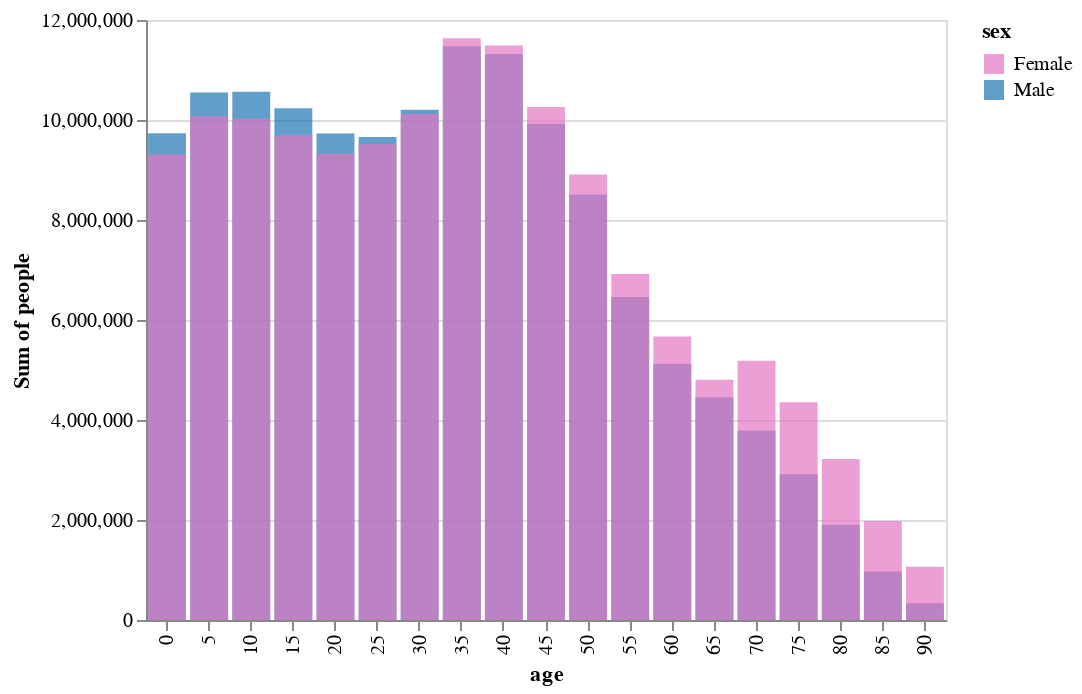

The code cell stored with this chart in its notebook:
### Markdown cell above
Re-using the transform from above:

### Code cell
chart.mark_bar().encode(
    x='age:O',
    y=alt.Y('sum(people):Q', stack=None),
    opacity=alt.value(0.7)
)

### Figure 1 — Vega-Lite specification as saved in the notebook (floating-point values rounded to 4 significant figures; data arrays with more than 128 entries replaced by an {"elided": "..."} marker saying what was removed)
{"$schema": "https://vega.github.io/schema/vega-lite/v2.json", "config": {"view": {"height": 300, "width": 400}}, "data": {"values": {"elided": "570 records"}}, "encoding": {"color": {"field": "sex", "scale": {"range": ["#e377c2", "#1f77b4"]}, "type": "nominal"}, "opacity": {"value": 0.7}, "x": {"field": "age", "type": "ordinal"}, "y": {"aggregate": "sum", "field": "people", "stack": null, "type": "quantitative"}}, "mark": "bar", "transform": [{"filter": "datum.year == 2000"}, {"as": "sex", "calculate": "datum.sex == 1 ? 'Male' : 'Female'"}]}
